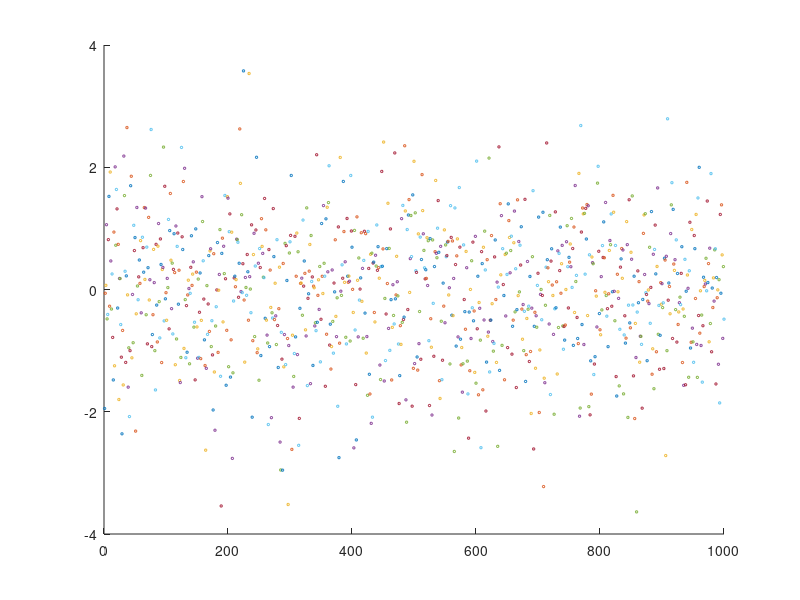

Here is the MATLAB script that generated this plot: (Note: this script raises an error after producing the figure.)
N = 10000;
means = zeros(1,N);
stds = zeros(1,N);

randdist = randn(1,1000);
figure
hold on
for i = 1:1000
    scatter(i,randdist(i),3)
    
end
yline(0, 'b', '\mu','LabelHorizontalAlignment', 'left', 'LineWidth', 1.5,'FontSize', 12, 'FontWeight', 'bold')
yline(mean(randdist), '--r', 'sample mean', 'LineWidth', 1.3,'FontSize', 12, 'FontWeight', 'bold')
yline(1, 'b', '\sigma','LabelHorizontalAlignment', 'left', 'LineWidth', 1.5,'FontSize', 12, 'FontWeight', 'bold')
yline(std(randdist), '--r', 'sample standard deviation', 'LineWidth', 1.3,'FontSize', 12, 'FontWeight', 'bold')
title("1000 samples of rand, x=N(0,1)")
xlabel("sample(n)",'FontSize', 12, 'FontWeight', 'bold')
ylabel("x",'FontSize', 12, 'FontWeight', 'bold')
ylim([-3, 3])
hold off

